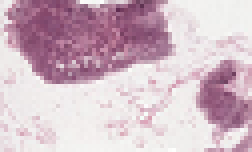
#> input picture actual_data_different_method_1.png, 63 x 38 px (shown 4 times larger)
$ python clean_code.py   (older library calls are emulated)
#> lines starting #> are read from the running program, lines starting #| are printed output that depends on the picture

# image_segmentation.py


import numpy as np
from scipy import linalg as la

from scipy.sparse import linalg
from imageio import imread
from matplotlib import pyplot as plt
from scipy.sparse import csc_matrix
from scipy.sparse import lil_matrix
from scipy.sparse import csgraph
from scipy.sparse import diags
import matplotlib.animation as animation
import time
import cv2


# [55 lines left out: functions connectivity, get_neighbors, not called in this run]


# Problems 3-6
class ImageSegmenter:
    """Class for storing and segmenting images."""

    # Problem 3
    def __init__(self, filename):
        """Read the image file. Store its brightness values as a flat array."""
#> called with filename = 'actual_data_different_method_1.png'
        image = imread(filename)
#> image is the input picture: shape (38, 63, 3); mean R, G, B 208.8, 185, 196.7
        self.scaled = image / 255
        #if it is color
        if(len(image.shape) == 3):
            self.brightness = self.scaled.mean(axis=2)
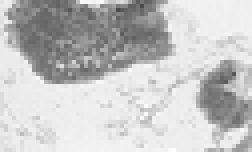
#> self.brightness: shape (38, 63) float64 (shown 4 times larger); min 0.286, max 0.992, mean 0.772
        else:
            #if it is not color
            self.brightness = self.scaled

        #get shape of brightness
        self.shape = self.brightness.shape
#> self.shape = (38, 63)
        #get flat brightness
        self.brightness = np.ravel(self.brightness)
#> self.brightness = 2394 values, max 0.992 at index 25, min 0.286 at index 155, mean 0.772


    # [134 lines left out: functions show_original, adjacency, cut, segment, not called in this run]


if __name__ == '__main__':

    A = np.array([[1,2,3],[2,5,8],[3,8,9]])
    A = ImageSegmenter("actual_data_different_method_1.png")

#> (the run stopped early here; a loop or call above may not have finished)
